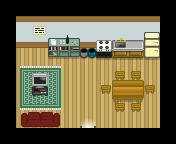

Below is a game level as drawn by its tile map, then a one-line description and the .tmx that defines it (tile-layer data replaced by summaries):
An orthogonal 11x9 tile map with 16x16 px tiles, 4 tile layers (Tile Layer 1, Tile Layer 2, Tile Layer 3, Above player), 5 tilesets and 12 objects (8x collision, 3x event, init).

<map version="1.8" tiledversion="1.8.0" orientation="orthogonal" renderorder="right-down" compressionlevel="0" width="11" height="9" tilewidth="16" tileheight="16" infinite="0" nextlayerid="7" nextobjectid="29">
 <properties>
  <property name="inside" type="bool" value="true" />
  <property name="scenario" value="tobedefined" />
  <property name="slug" value="sphalian_house" />
  <property name="map_type" value="notype" />
 </properties>
 <tileset firstgid="1" name="floors and walls" tilewidth="16" tileheight="16" tilecount="88" columns="11">
  <image source="../gfx/tilesets/floorsandwalls.png" width="176" height="128" />
 </tileset>
 <tileset firstgid="89" name="furniture" tilewidth="16" tileheight="16" tilecount="72" columns="12">
  <image source="../gfx/tilesets/furniture.png" width="192" height="96" />
 </tileset>
 <tileset firstgid="161" name="stairs" tilewidth="16" tileheight="16" tilecount="24" columns="8">
  <image source="../gfx/tilesets/stairs.png" width="128" height="48" />
 </tileset>
 <tileset firstgid="185" name="electronics" tilewidth="16" tileheight="16" tilecount="16" columns="4">
  <image source="../gfx/tilesets/electronics.png" width="64" height="64" />
 </tileset>
 <tileset firstgid="201" name="kitchen" tilewidth="16" tileheight="16" tilecount="16" columns="4">
  <image source="../gfx/tilesets/kitchen.png" width="64" height="64" />
 </tileset>
 <layer id="1" name="Tile Layer 1" width="11" height="9">
  <data>[99 cells, 63 non-empty, 6 distinct tile ids]</data>
 </layer>
 <layer id="2" name="Tile Layer 2" width="11" height="9">
  <data>[99 cells, 33 non-empty, 32 distinct tile ids]</data>
 </layer>
 <layer id="3" name="Tile Layer 3" width="11" height="9">
  <data>[99 cells, 5 non-empty, 4 distinct tile ids]</data>
 </layer>
 <layer id="4" name="Above player" width="11" height="9">
  <data>[99 cells, 12 non-empty, 5 distinct tile ids]</data>
 </layer>
 <objectgroup color="#ff0000" id="5" name="Collision">
  <object id="1" type="collision" x="112" y="80" width="32" height="16" />
  <object id="2" type="collision" x="32" y="32" width="128" height="16" />
  <object id="3" type="collision" x="160" y="48" width="16" height="80" />
  <object id="4" type="collision" x="16" y="112" width="48" height="16" />
  <object id="5" type="collision" x="32" y="80" width="16" height="16" />
  <object id="6" type="collision" x="0" y="16" width="16" height="112" />
  <object id="7" type="collision" x="16" y="16" width="16" height="32" />
  <object id="8" type="collision" x="16" y="128" width="144" height="16" />
 </objectgroup>
 <objectgroup color="#ffff00" id="6" name="Events">
  <object id="23" name="Play Music" type="init" x="144" y="16" width="16" height="16">
   <properties>
    <property name="act1" value="play_music music_home" />
    <property name="cond1" value="not music_playing music_home" />
   </properties>
  </object>
  <object id="24" name="Watch TV" type="event" x="32" y="96" width="16" height="16">
   <properties>
    <property name="act10" value="translated_dialog old_sphalian_house01" />
    <property name="cond10" value="is party_size player,greater_than,0" />
    <property name="cond20" value="is char_facing_tile player" />
    <property name="cond30" value="is button_pressed INTERACT" />
   </properties>
  </object>
  <object id="25" name="Read Sign" type="event" x="32" y="48" width="16" height="16">
   <properties>
    <property name="act10" value="translated_dialog old_sphalian_house02" />
    <property name="cond10" value="is char_facing_tile player" />
    <property name="cond20" value="is button_pressed INTERACT" />
   </properties>
  </object>
  <object id="27" name="Go Outside" type="event" x="80" y="112" width="16" height="16">
   <properties>
    <property name="act10" value="transition_teleport player,sphalian_town.tmx,20,23,0.3" />
    <property name="act20" value="char_face player,down" />
    <property name="cond10" value="is char_at player" />
    <property name="cond20" value="is char_facing player,down" />
   </properties>
  </object>
 </objectgroup>
</map>
